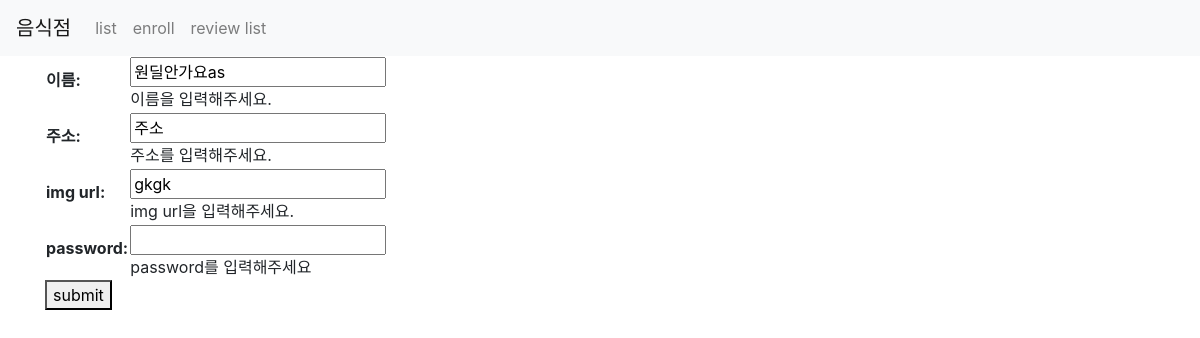
The app's page /cook/update/?id=14 with its own data.
### cook/models.py (models this page shows)
class Restaurant(models.Model):
    name = models.CharField(max_length=30)
    address = models.CharField(max_length=200)
    password = models.CharField(max_length=20, default=None, null=True)
    img = models.CharField(max_length=500, default=None, null=True)
    created_at = models.DateTimeField(auto_now_add=True)
    updated_at = models.DateTimeField(auto_now=True)

### cook/views.py (the view)
# urls.py: path('update/', views.update, name='restaurant-update'),
def update(request):
    if request.method == 'POST' and 'id' in request.POST:
        item = get_object_or_404(Restaurant, pk=request.POST.get('id'))
        password = request.POST.get('password', '')
        form = UpdateRestaurantForm(request.POST, instance=item)
        if form.is_valid() and password == item.password:
            item = form.save()
    elif request.method == 'GET':
        item = get_object_or_404(Restaurant, pk=request.GET.get('id'))
        form = RestaurantForm(instance=item)
        return render(request, 'cook/update.html', {'form': form})
    return HttpResponseRedirect('/cook/list/')

### cook/forms.py
class RestaurantForm(ModelForm):
    class Meta:
        model = Restaurant
        fields = ['name', 'address', 'img', 'password']
        labels = {
            'name': _('이름'),
            'address': _('주소'),
            'img': _('img url'),
            'password': _('password'),
        }
        help_texts = {
            'name': _('이름을 입력해주세요.'),
            'address': _('주소를 입력해주세요.'),
            'img': _('img url을 입력해주세요.'),
            'password': _('password를 입력해주세요'),
        }
        widgets = {
            'password': forms.PasswordInput()
        }
        error_messages = {
            'name': {
                'max_length': _('이름이 너무 깁니다. 30자 이하로 해주세요.'),
            },
            'img': {
                'max_length': _('hi'),
            },
            'password': {
                'max_length': _('hi'),
            },
        }

### cook/templates/cook/update.html (shortened to what this page needs)
{% extends 'cook/base.html' %}
{% load static %}
{% block content %}
<div class="container">
    <form action="{% url 'restaurant-update' %}" method="post">
        <table>
            {{ form.as_table }}
        </table>
        <button type="submit">submit</button>
    </form>
</div>
{% endblock %}

### records on screen
Restaurant: name "원딜안가요as", address "주소", img "gkgk"
